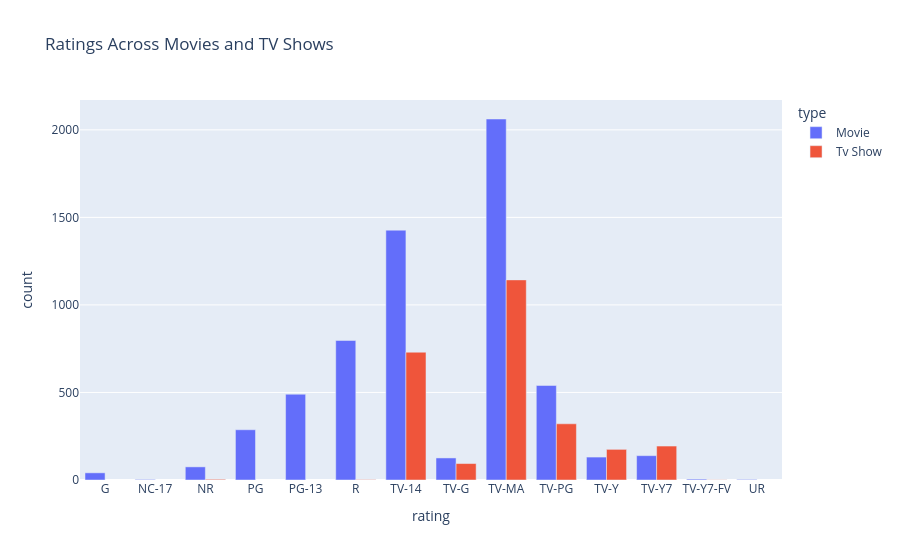

Notebook code for this chart:
### Code cell


### Figure 1 — Plotly figure (JSON) as saved in the notebook; plotly's stock layout.template omitted (floating-point values rounded to 4 significant figures)
{"data": [{"alignmentgroup": "True", "hovertemplate": "type=Movie<br>rating=%{x}<br>count=%{y}<extra></extra>", "legendgroup": "Movie", "marker": {"color": "#636efa", "pattern": {"shape": ""}}, "name": "Movie", "offsetgroup": "Movie", "orientation": "v", "showlegend": true, "textposition": "auto", "type": "bar", "x": ["G", "NC-17", "NR", "PG", "PG-13", "R", "TV-14", "TV-G", "TV-MA", "TV-PG", "TV-Y", "TV-Y7", "TV-Y7-FV", "UR"], "xaxis": "x", "y": [41, 3, 75, 287, 490, 797, 1427, 126, 2062, 540, 131, 139, 5, 3], "yaxis": "y"}, {"alignmentgroup": "True", "hovertemplate": "type=Tv Show<br>rating=%{x}<br>count=%{y}<extra></extra>", "legendgroup": "Tv Show", "marker": {"color": "#EF553B", "pattern": {"shape": ""}}, "name": "Tv Show", "offsetgroup": "Tv Show", "orientation": "v", "showlegend": true, "textposition": "auto", "type": "bar", "x": ["NR", "R", "TV-14", "TV-G", "TV-MA", "TV-PG", "TV-Y", "TV-Y7", "TV-Y7-FV"], "xaxis": "x", "y": [4, 2, 730, 94, 1143, 321, 175, 194, 1], "yaxis": "y"}], "layout": {"barmode": "group", "legend": {"title": {"text": "type"}, "tracegroupgap": 0}, "title": {"text": "Ratings Across Movies and TV Shows"}, "xaxis": {"anchor": "y", "domain": [0, 1], "title": {"text": "rating"}}, "yaxis": {"anchor": "x", "domain": [0, 1], "title": {"text": "count"}}}}
